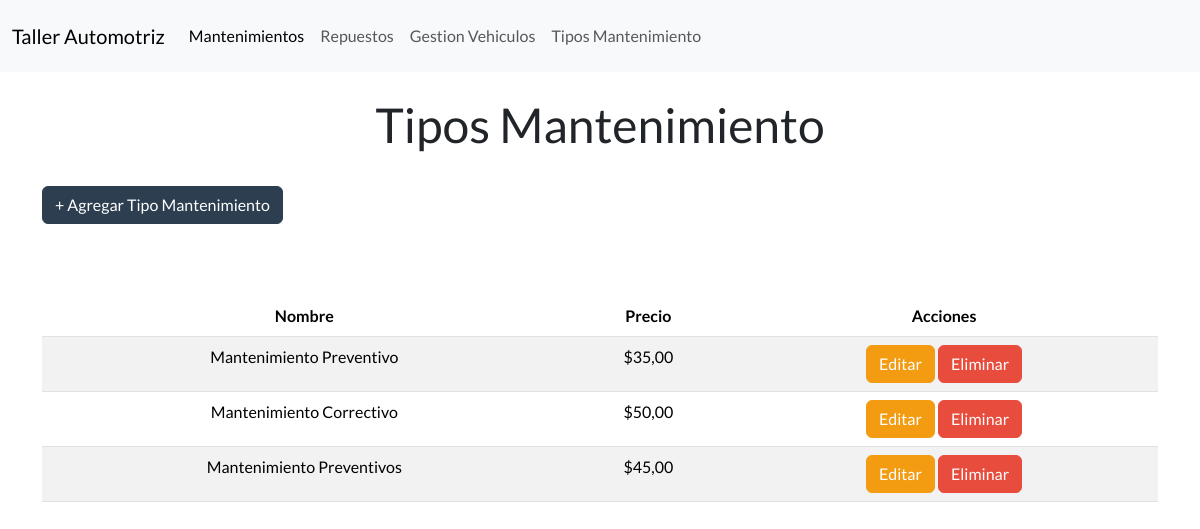
Screenshot of /tipos_mantenimiento/ with the database file from the repository.
### Aplicaciones/Taller/models.py (models this page shows, shortened)
class TipoMantenimiento(models.Model):
    id_mantenimiento = models.AutoField(primary_key=True)  # ~ Campo de clave primaria autoincremental
    nombre_mantenimiento = models.CharField(max_length=100, unique=True)  # * Nombre del tipo de mantenimiento sea único
    precio_mantenimiento = models.DecimalField(max_digits=10, decimal_places=2)  # * Precio del mantenimiento

### Aplicaciones/Taller/views.py (the view)
# urls.py: path('tipos_mantenimiento/', views.tipos_mantenimiento, name="tipos_mantenimiento"),  # * Mapea la URL 'tipos_mantenimiento/' a la vista tipos_mantenimiento
def tipos_mantenimiento(request):
    tipos_mantenimiento = TipoMantenimiento.objects.all()  # * Recibe todos los tipos de mantenimiento de la base de datos
    """
     * Render the type of maintenance page.
    """
    return render(request, 'tipos_mantenimiento.html', {'tipos_mantenimiento': tipos_mantenimiento})  # * Renderiza la plantilla 'tipos_mantenimiento.html'

### Aplicaciones/Taller/templates/tipos_mantenimiento.html (shortened to what this page needs)
{% extends 'plantilla.html' %} {% load static %}
{% block content %}
    <div class="container">
        <h1 class="text-center mt-4">Tipos Mantenimiento</h1>
        <button type="button" class="btn btn-primary mt-4 mb-4" data-bs-toggle="modal" data-bs-target="#exampleModal">
            + Agregar Tipo Mantenimiento
        </button>
        <br>
        {% if tipos_mantenimiento %}
        <div class="table-responsive" mt-4>
            {% if tipos_mantenimiento %}
            <table class="table table-striped table-hover text-center mt-5" id="tabla-repuestos">
                <thead>
                    <tr>
                        <th>Nombre</th>
                        <th>Precio</th>
                        <th>Acciones</th>
                    </tr>
                </thead>
                <tbody>
                    {% for tipos in tipos_mantenimiento %}
                    <tr>
                        <td>{{ tipos.nombre_mantenimiento }}</td>
                        <td>${{ tipos.precio_mantenimiento }}</td>
                        <td>
                            <a href="{% url 'editar_tipo_mantenimiento' tipos.id_mantenimiento %}" class="btn btn-warning">Editar</a>
                            <a href="Javascript:void(0)" class="btn btn-danger" onclick="eliminarTipoMantenimiento('{% url 'eliminar_tipo_mantenimiento' tipos.id_mantenimiento %}', 'tipos de mantenimiento')">Eliminar</a>
                        </td>
                    </tr>
                    {% endfor %}
                </tbody>
            </table>
            {% else %}
            <div class="alert alert-info text-center mt-4" role="alert">
                No hay tipos de mantenimiento disponibles en este momento.
            </div>
            {% endif %}
    {% else %}
        <div class="alert alert-warning text-center mt-4" role="alert">
            No se encontraron tipos de mantenimiento.
        </div>
    {% endif %}
{% endblock content %}

### rows the page displays
TipoMantenimiento: nombre_mantenimiento "Mantenimiento Preventivo", precio_mantenimiento "35,00"
TipoMantenimiento: nombre_mantenimiento "Mantenimiento Correctivo", precio_mantenimiento "50,00"
TipoMantenimiento: nombre_mantenimiento "Mantenimiento Preventivos", precio_mantenimiento "45,00"
